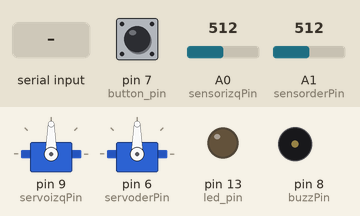
Simulated run of this sketch. Board: Arduino Uno, built with avr-gcc and run on an emulated ATmega328P. Shown: 2 × servo, output pins drawn as LEDs (lit = HIGH), buzzer (waves = sounding). Dashed ring = blinking. The test bench sets the inputs (shaded band); at power-on: pin 7 (button_pin) HIGH, A0 (sensorizqPin) = 512, A1 (sensorderPin) = 512. Random numbers use the default seed unless the sketch sets one.

Above: at 1.2 s.
1.3 s: pin 7 (button_pin) pulled LOW for 0.15 s
At 2.6 s:
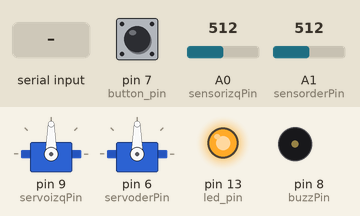
4.3 s: "o" received over the second serial link
At 5.5 s:
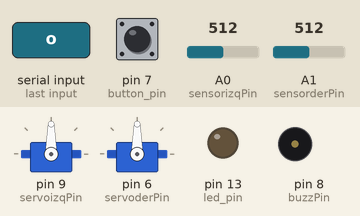
5.8 s: pin 7 (button_pin) pulled LOW for 1 s
At 5.92 s:
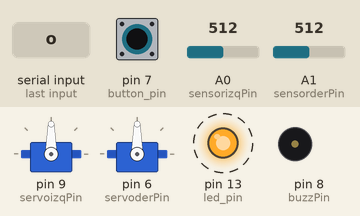
8.8 s: "w" received over the second serial link
At 9.9 s:
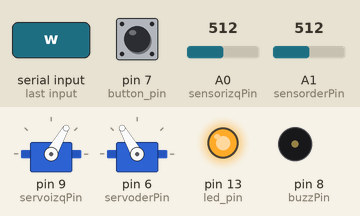
10.3 s: A0 (sensorizqPin) set to 306
13.3 s: "m" received over the second serial link
At 14.1 s:
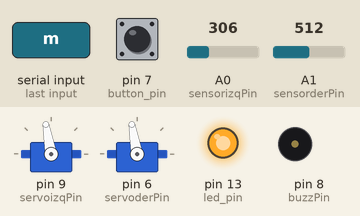
Timing chart, 0 to 17.3 s (numbered marks = the images above; inputs shaded):
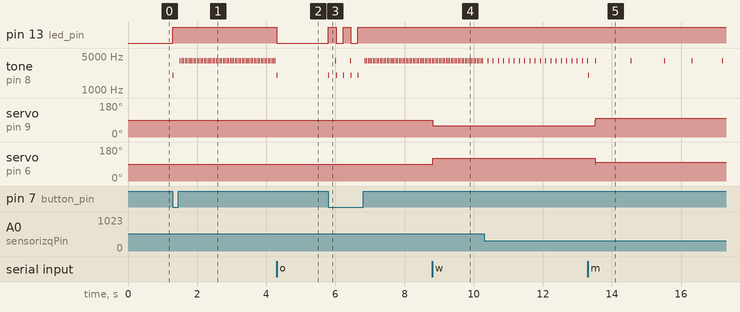

The sketch:

Ejemplo_Travis.ino
```cpp
/* El robot (Bluetooth)! */

/* En esta experiencia vamos a juntar lo aprendido en las experiencias

* anteriores sobre el uso de motores servo, sensor de distancia y buzzers

* con el objetivo de construir un pequeño robot que controlaremos con control

* remoto (bluetooth)

*/

/*

Se cargan las librerias necesarias

*/

#include <SoftwareSerial.h> //Librer+ia para asignar otros puertos seriales

#include <Servo.h> //Para control de los motores servo

/*

Se definen los pines que vamos a usar

*/

int buzzPin = 8; // Pin del buzzer

int button_pin = 7; // Pin donde se conecta el botón

int led_pin = 13; // Pin que avisará estados

int sensorizqPin = 0; // Entrada analogica que lee al sensor de distancia ("ojo izquierdo")

int sensorderPin = 1; // Entrada analogica que lee al sensor de distancia ("ojo derecho")

int servoizqPin = 9; // Pin del servo izquierdo

int servoderPin = 6; // Pin del servo derecho

/*

Se declaran variables para el manejo del robot

*/

// Variables que se envian a los servo para el movimiento

int ang_izq = 90;

int ang_der = 90;

/*

Variable para definir la direccion de movimiento.

0 -> Reposo

1 -> Avanzar

2 -> Retroceder

3 -> Virar izquierda

4 -> Virar derecha

*/

int estado = 0;

boolean apagar = true; // Variable para controlar encendido y apagado (condición inicial)

boolean modoauto = false; // Variable para controlar modo de funcionamiento

char comando = 0; // Variable para almacenar el comando recibido por bluetooth

int button_read; // Variable Botón apagado/encendido

// Mediciones del sensor

int sensorizqRead; // Variable que almacena el voltaje leido en el sensor de la izquierda

int sensorderRead; // Variable que almacena el voltaje leido en el sensor de la izquierda

int dist_izq; // Variable para la distancia medida por el sensor de la izquierda

int dist_der; // Variable para la distancia medida por el sensor de la derecha

// Tolerancias de distancia. Las usaremos para decidir que hace el robot

int tolerancia_sup = 18;

int tolerancia_inf = 8;

// Variables para manejo de tiempo.

int intervalo; // Variable auxiliar (para comparar tiempos de sonido de buzzer)

unsigned long tiempo_previo = 0; // Variable para medir tiempo (inicial)

unsigned long tiempo_actual; //Variable para medir tiempo de ejecución del programa ( millis() )

// Creamos dos objetos de tipo Servo para manejar las ruedas

Servo miServo_izq; // Servo de la rueda izquierda

Servo miServo_der; // Servo de la rueda derecha

// Creamos un puerto serial por software en los pines 4 y 2.

SoftwareSerial BT1(4, 2); // RX, TX

void setup() {

miServo_izq.attach(servoizqPin);

miServo_der.attach(servoderPin);

pinMode(buzzPin, OUTPUT);

pinMode(led_pin, OUTPUT);

pinMode(button_pin, INPUT);

pinMode(servoizqPin, OUTPUT);

pinMode(servoderPin, OUTPUT);

BT1.begin(9600); //Comunicación con el módulo bluetooth

/* Para efectos de este robot, el módulo se encuentra previamente configurado */

/* Debe contarse con un celular con una aplicación compatible, como Bluetooth SPP disponible

* para Android, muy fácil e intuitiva de usar. Gran herramienta

*/

}

void loop() {

if (BT1.available()) { //Revisa si hay información desde el bluetooth. Funciona para el encendido inicial via bluetooth (espera un retorno de línea)

comando = BT1.read();

BT1.flush();

}

button_read = digitalRead(button_pin); //Leemos al botón

// revisar si prende, apaga o cambia modo con BT o boton.

// Actualiza estado de operacion

//

if (comando == 'o' || button_read == LOW) { //Apaga/Enciende

apagar = !apagar;

estado = 0;

comando = 0;

digitalWrite(led_pin, !apagar); //Robot encendido, enciende luz

tone(buzzPin, 2000,20);

delay(200); //Delay para que notemos el cambio de modo

}

else if (comando == 'm') { //Cambio de modo auto/manual

modoauto = !modoauto;

estado = 0;

comando = 0;

tone(buzzPin, 2000,20);

delay(200); //Delay para que notemos el cambio de modo

}

movimiento(estado);

if (apagar == false) { /* Se ejecuta si el robot está encendido -> apagar = false */

// Mide distancia y suena

Dist_Sensor_Buzzer();

/* ***Servos*** */

/* Modo auto */

if (modoauto == true) {

// if ....

// state = 1;

// Valores utilizados fueron encontrados de forma empírica (acá usamos los parámetros de tolerancia)

// Estos parámetros se pueden variar para hacer que el robot haga acciones a determinadas distancias

// Como tenemos 3 situaciones: avanzar, viraje y retroceder y 2 sensores de distancia, tenemos 3^2 posibles

// situaciones que pueden ocurrir (con el conector AND(&&)).

// Comentaremos lo que hará el Robot en cada una (lo que sería más lógico).

// Se pueden agregar más condiciones si se quiere mejorar el algoritmo de movimiento(IA)

// Con este simple algoritmo estamos haciendo que el robot busque siempre pasar obstáculos y buscar la zona que le permita avanzar mejor y más cómodo

/* Condiciones de viraje de Servos */

if (dist_izq > tolerancia_sup && dist_der > tolerancia_sup) {

// avanzar

estado = 1;

}

else {

if (dist_izq < tolerancia_inf || dist_der < tolerancia_inf) {

//retrocede

estado = 2;

}

else {

if (dist_izq > dist_der) {

//dobla izq

estado = 3;

movimiento(estado);

delay(random(500,1000));

}

else {

//dobla der

estado = 4;

movimiento(estado);

delay(random(300,1000));

}

}

}

delay(200);

}

/* Modo manual controlado por Bluetooth */

else { // Modo manual

/* Definimos las letras siguientes por gusto*/

/* Si se cambian, no olvidar cambiarlas en la aplicación que controla al robot*/

if (comando == 'w') {

//avanzar

estado = 1;

}

else if (comando == 'a') {

//Virar izquierda

estado = 3;

}

else if (comando == 'd') {

//Virar derecha

estado = 4;

}

else if (comando == 's') {

//retrocede

estado = 2;

}

else if (comando == 'f') {

//Reposo

estado = 0;

}

}

}

}

/* Funciones utilizadas */

void movimiento(int estado){

if (estado == 0){

ang_izq = 90;

ang_der = 90;

}

else if (estado == 1){

ang_izq = 60;

ang_der = 120;

}

else if (estado == 2){

ang_izq = 110;

ang_der = 70;

}

else if (estado == 3){

ang_izq = 100;

ang_der = 100;

}

else if (estado == 4){

ang_izq = 80;

ang_der = 80;

}

miServo_izq.write(ang_izq);

miServo_der.write(ang_der);

}

/*

Funcion que ejecuta la medicion de distancia y el sonido del buzzer. Es lo mismo que se hizo en

un ejemplo anterior, pero ahora con dos sensores.

*/

void Dist_Sensor_Buzzer() {

sensorizqRead = analogRead(sensorizqPin); //Lectura de la señal del sensor de la izquierda

sensorderRead = analogRead(sensorderPin); //Lectura de la señal del sensor de la derecha

dist_izq = pow(3027.4 / sensorizqRead, 1.2134); //Transformamos a distancia lo leído

dist_der = pow(3027.4 / sensorderRead, 1.2134); //Transformamos a distancia lo leído

tiempo_actual = millis(); //Tiempo de ejecución del programa

intervalo = 18 * (dist_izq + dist_der) - 280 ; //Nuestra función para pitidos del buzzer según distancia

/* Buzzer */

if (intervalo <= 50) { //Condición para evitar números negativos y el siseo del buzzer en pequeñas distancias

intervalo = 50;

}

if (intervalo > 2500) { //Condición para evitar largos períodos de tiempo entre sonidos

intervalo = 2500;

}

if (tiempo_actual - tiempo_previo >= intervalo) { //Controlar la rapidez de los pitidos del buzzer

tiempo_previo = tiempo_actual;

tone(buzzPin, 4000, 20);

delay(20);

/*

Es necesario esperar con un delay debido a que la funcion servo interfiere con el funcionamiento

de la funcion tone. Esto se debe a que ambas usan el mismo timer, que es un recurso del microprocesador.

*/

}

}
```

Measured:
- after the input at 1.3 s, pin 13 (led_pin): LOW → HIGH at once; tone on pin 8 (buzzPin): plays 2000 Hz for 0.02 s, 4000 Hz for 0.02 s, 4000 Hz for 0.02 s, 4000 Hz for 0.02 s, 4000 Hz for 0.02 s, 4000 Hz for 0.02 s … (57 notes in this stretch), starting at once
- after the input at 4.3 s, pin 13 (led_pin): HIGH → LOW at once
- after the input at 5.8 s, pin 13 (led_pin): alternates HIGH for 0.22 s and LOW for 0.20 s, 5 changes in all, then stays HIGH, starting at once; tone on pin 8 (buzzPin): plays 2000 Hz for 0.02 s, 4000 Hz for 0.02 s, 2000 Hz for 0.02 s, 2000 Hz for 0.02 s, 4000 Hz for 0.02 s, 2000 Hz for 0.02 s … (46 notes in this stretch), starting at once
- after the input at 8.8 s, servo on pin 9 (servoizqPin): 90° → 60° at once; servo on pin 6 (servoderPin): 90° → 120° at once
- after the input at 13.3 s, servo on pin 9 (servoizqPin): 60° → 100° after 0.21 s; servo on pin 6 (servoderPin): 120° → 100° after 0.21 s
